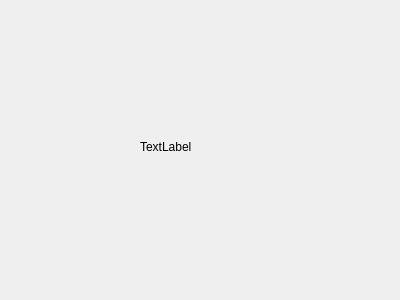
<?xml version="1.0" encoding="UTF-8"?>
<ui version="4.0">
 <class>process3</class>
 <widget class="QWidget" name="process3">
  <property name="geometry">
   <rect>
    <x>0</x>
    <y>0</y>
    <width>400</width>
    <height>300</height>
   </rect>
  </property>
  <property name="windowTitle">
   <string>Form</string>
  </property>
  <widget class="QLabel" name="process3Text">
   <property name="geometry">
    <rect>
     <x>140</x>
     <y>130</y>
     <width>129</width>
     <height>34</height>
    </rect>
   </property>
   <property name="text">
    <string>TextLabel</string>
   </property>
  </widget>
 </widget>
 <resources/>
 <connections/>
</ui>
